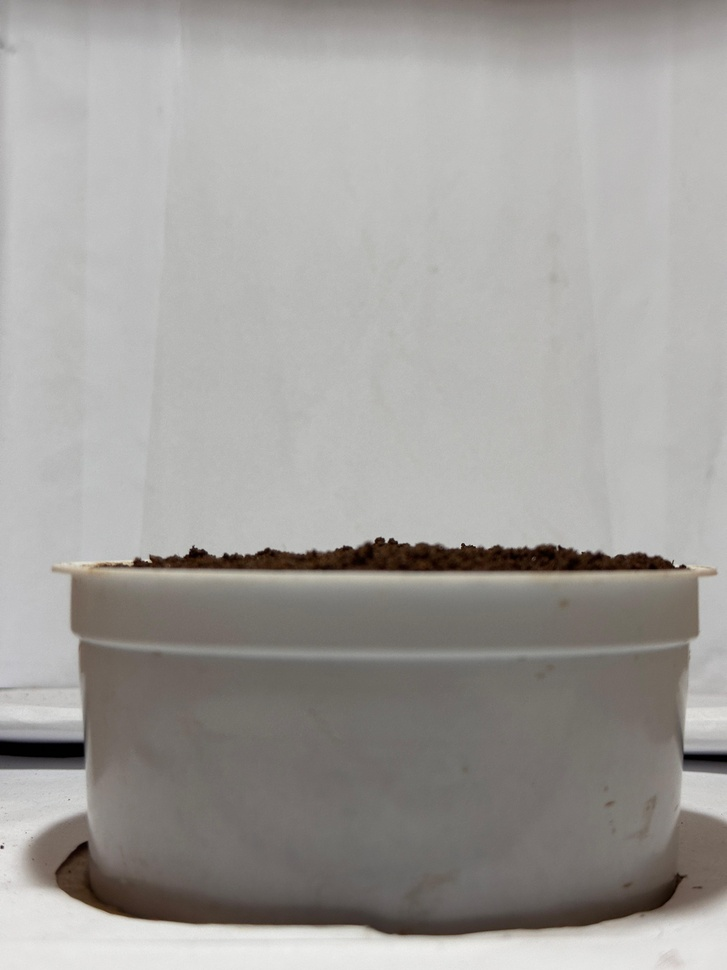
#> input picture INPUT2/DAY01-05-30.jpg, 727 x 970 px, shrunk from 3024 x 4032 before the run; its folder holds only this picture in this run
$ jupyter execute --allow-errors plantHight.ipynb
#> lines starting #> are read from the running program, lines starting #| are printed output that depends on the picture; after the words box and inside, x2 and y2 are one past the last pixel; in counts of white or black regions, pixels touching at a corner belong together
[cell 1]
import cv2
import numpy as np
import matplotlib.pyplot as plt
import os

def measure_plant_height(image_path, known_pot_height_cm, known_pot_height_px):

#> called with image_path = 'INPUT2/DAY01-05-30.jpg', known_pot_height_cm = 10, known_pot_height_px = 150
    image = cv2.imread(image_path)
#> image is the input picture: shape (970, 727, 3); mean B, G, R 156, 159.1, 161.5
    gray = cv2.cvtColor(image, cv2.COLOR_BGR2GRAY)

    # Thresholding to create a binary mask
    _, binary = cv2.threshold(gray, 100, 255, cv2.THRESH_BINARY_INV)
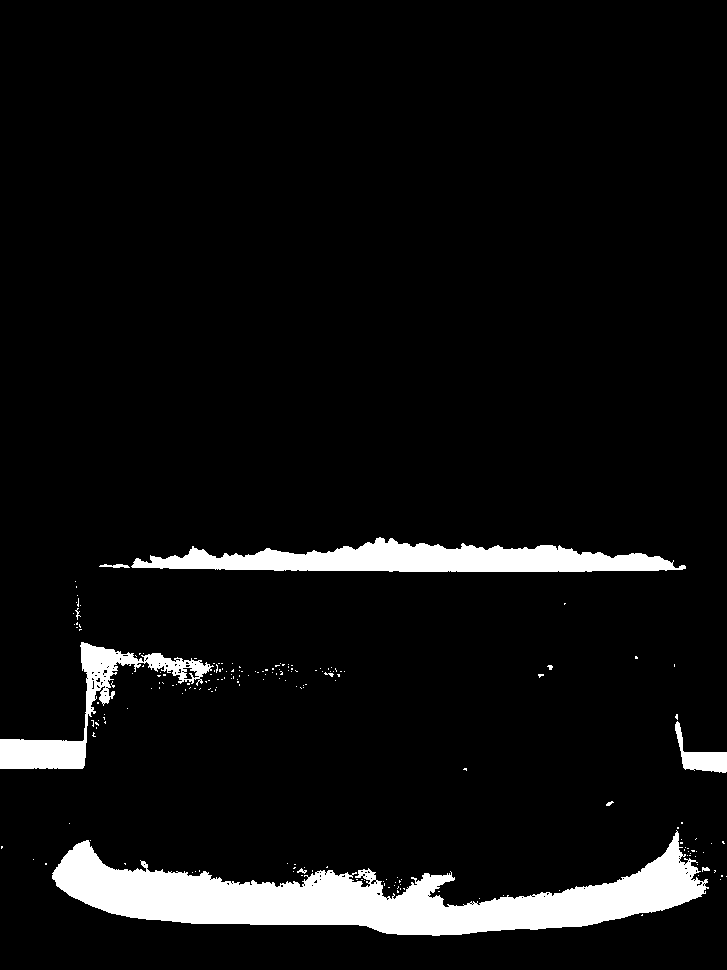
#> binary: shape (970, 727); 6.6% white; 195 white regions (184 under 20 px), largest, box (x1, y1, x2, y2) and area: (52, 830, 709, 936) 28373, (131, 537, 686, 572) 10939, (0, 642, 214, 769) 5354

    # Find contours
    contours, _ = cv2.findContours(binary, cv2.RETR_EXTERNAL, cv2.CHAIN_APPRaOX_SIMPLE)

    if not contours:
        return None

    # Get the largest contour (assumed to be the plant)
    plant_contour = max(contours, key=cv2.contourArea)

    # Get bounding box
    _, y, _, h = cv2.boundingRect(plant_contour)


    pixel_to_cm_ratio = known_pot_height_cm / known_pot_height_px
    plant_height_cm = h * pixel_to_cm_ratio

    return plant_height_cm


image_folder = 'INPUT2'
image_filenames = sorted(os.listdir(image_folder))

# Known reference pot height
known_pot_height_cm = 10  # Adjust based on actual pot height
known_pot_height_px = 150  # Adjust based on measured pixels in an image

# Prepare lists to store heights and days
plant_heights = []
days = []


#> (the rest of this cell did not finish here and is left out)
